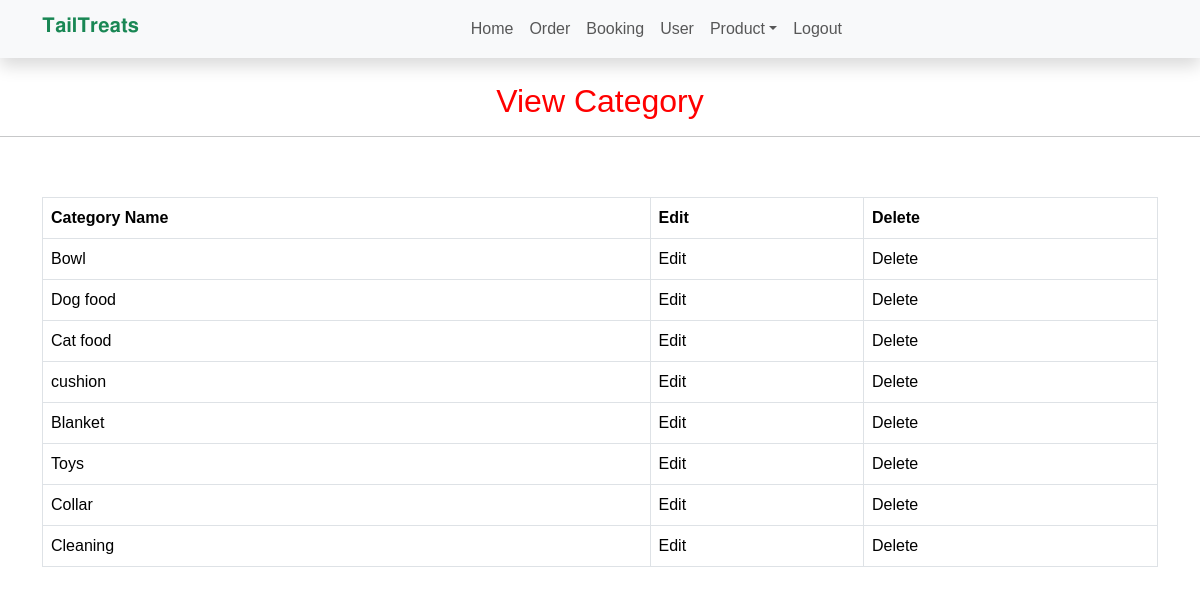
/view_categary/ (signed in), run on the app's committed database.
### grocery/models.py (models this page shows, shortened)
class Category(models.Model):
    name = models.CharField(max_length=30, null=True)

### grocery/views.py (the view)
# urls.py: path('view_categary/', View_Categary, name='view_categary'),
def View_Categary(request):
    if not request.user.is_authenticated:
        return redirect('login_admin')
    pro = Category.objects.all()
    d = {'pro': pro}
    return render(request, 'view_category.html', d)

### grocery/templates/view_category.html (shortened to what this page needs)
{% load static %}
<!DOCTYPE html>
<html lang="en">
<head>
    <link rel="stylesheet" href="{% static 'css/style.css' %}">
    <link rel="stylesheet" href="https://cdn.jsdelivr.net/npm/bootstrap@5.3.1/dist/css/bootstrap.min.css">
    <link rel="stylesheet" href="https://cdnjs.cloudflare.com/ajax/libs/font-awesome/5.15.4/css/all.min.css">
</head>
<body>
    <nav class="navbar navbar-expand-lg navbar-light shadow">
        <div class="container">
            <a class="navbar-brand text-success logo h1" href="{% url 'home' %}">𝐓𝐚𝐢𝐥𝐓𝐫𝐞𝐚𝐭𝐬</a>
            <div class="collapse navbar-collapse" id="navbarNav">
                <ul class="navbar-nav">
                    <li class="nav-item"><a class="nav-link" href="{% url 'admin_home' %}">Home</a></li>
                    <li class="nav-item"><a class="nav-link" href="{% url 'view_user' %}">Order</a></li>
                    <li class="nav-item"><a class="nav-link" href="{% url 'admin_viewBooking' %}">Booking</a></li>
                    <li class="nav-item"><a class="nav-link" href="{% url 'view_user' %}">User</a></li>
                    <li class="nav-item dropdown">
                        <a class="nav-link dropdown-toggle" href="#" id="productDropdown" role="button" data-bs-toggle="dropdown" aria-expanded="false">Product</a>
                    </li>
                    <li class="nav-item"><a class="nav-link" href="{% url 'logout' %}">Logout</a></li>
                </ul>
            </div>
        </div>
    </nav>
{% block body %}
<center><h2 style="color:red;margin-top:2%">View Category</h2></center><hr>
<div class="container" style="margin-top:5%">
<table class="table table-bordered" id="myTable">
  <thead>
  <tr>
    <th>Category Name</th>
      <th>Edit</th>
    <th>Delete</th>
  </tr>
  </thead>
   <tbody>
    {% for i in pro %}
  <tr>
    <td>{{i.name}}</td>
    <td><a href="{% url 'edit_category' i.id %}" ><button class="button button1 btn-success">Edit</button></a></td>
  <td><a href="{% url 'delete_category' i.id %}" onclick="return confirm('Are you sure?')"><button class="button button1 btn-danger">Delete</button></a></td>
  </tr>
    {% endfor %}
    </tbody>
</table>
 </div>
{% endblock %}

### grocery/static/css/style.css (style rules this page uses)
* { padding: 0; margin: 0; }
* { -webkit-box-sizing:border-box; -moz-box-sizing:border-box; -o-box-sizing:border-box; -ms-box-sizing:border-box; box-sizing:border-box; }
body { font-family: 'Poppins', sans-serif; font-size:14px; color:#a09e9c; text-transform:initial; max-width:1920px; margin:0 auto; overflow-x:hidden; }
a,a:hover,a:active,a:focus { display:inline-block; text-decoration:none; color: #343a3f; font-size:16px; padding:0; font-weight: 500; text-transform: capitalize; }
h1,h2,h3,h4,h5,h6 { margin: 0; color:#343a3f; font-size: 18px; font-weight: 500; text-transform: capitalize; }
ul { padding: 0; margin: 0 auto; list-style: none; }
ul li { list-style: none; }
select,input,textarea,button { box-shadow:none;outline:0!important; }
button { background: transparent;border: 0;font-size: 12px; }
html,body { height: 100%; }

### grocery/templates/view_category.html (style rules this page uses)
body { font-family: Arial, sans-serif; }
.navbar { background: #f8f9fa; }

### data on the page
Category: name "Bowl"
Category: name "Dog food"
Category: name "Cat food"
Category: name "cushion"
Category: name "Blanket"
Category: name "Toys"
Category: name "Collar"
Category: name "Cleaning"
